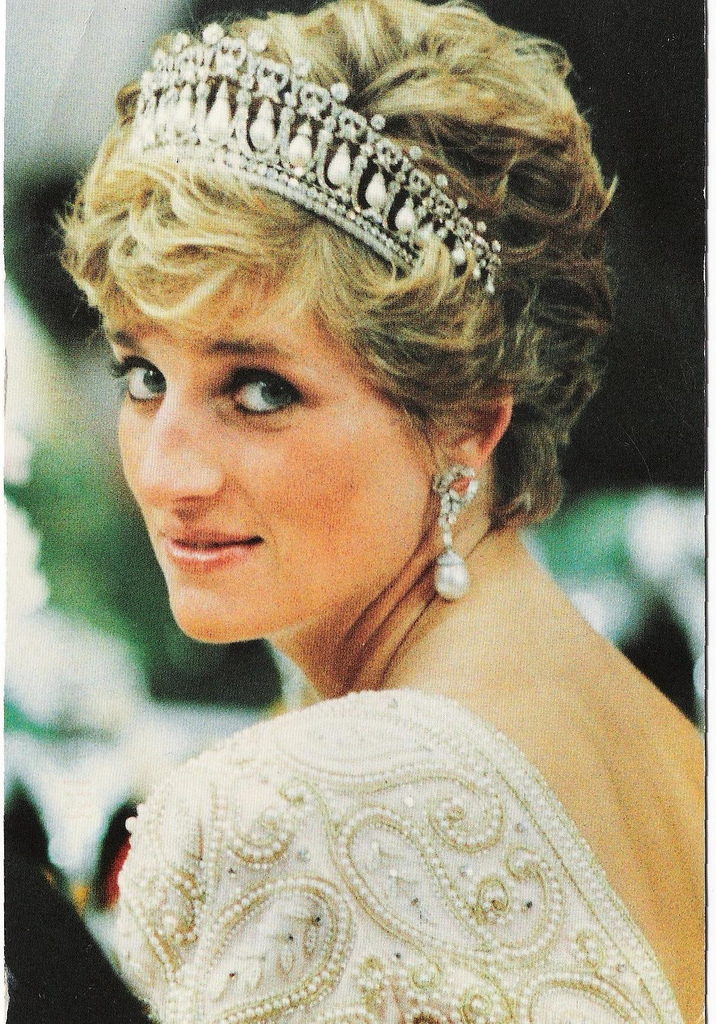
#> input picture Assets/diana.jpeg, 716 x 1024 px
$ python Chapter_6.py
#> lines starting #> are read from the running program, lines starting #| are printed output that depends on the picture
# CHAPTER 6 - Joining Images

import cv2
import numpy as np

def stackImages(scale, imgArray):
    rows = len(imgArray)
    cols = len(imgArray[0])
    rowsAvailable = isinstance(imgArray[0], list)
    width = imgArray[0][0].shape[1]
    height = imgArray[0][0].shape[0]
    if rowsAvailable:
        for x in range ( 0, rows):
            for y in range(0, cols):
                if imgArray[x][y].shape[:2] == imgArray[0][0].shape [:2]:
                    imgArray[x][y] = cv2.resize(imgArray[x][y], (0, 0), None, scale, scale)
                else:
                    imgArray[x][y] = cv2.resize(imgArray[x][y], (imgArray[0][0].shape[1], imgArray[0][0].shape[0]), None, scale, scale)
                if len(imgArray[x][y].shape) == 2: imgArray[x][y]= cv2.cvtColor( imgArray[x][y], cv2.COLOR_GRAY2BGR)
        imageBlank = np.zeros((height, width, 3), np.uint8)
        hor = [imageBlank]*rows
        hor_con = [imageBlank]*rows
        for x in range(0, rows):
            hor[x] = np.hstack(imgArray[x])
        ver = np.vstack(hor)
    else:
        for x in range(0, rows):
            if imgArray[x].shape[:2] == imgArray[0].shape[:2]:
                imgArray[x] = cv2.resize(imgArray[x], (0, 0), None, scale, scale)
            else:
                imgArray[x] = cv2.resize(imgArray[x], (imgArray[0].shape[1], imgArray[0].shape[0]), None,scale, scale)
            if len(imgArray[x].shape) == 2: imgArray[x] = cv2.cvtColor(imgArray[x], cv2.COLOR_GRAY2BGR)
        hor= np.hstack(imgArray)
        ver = hor
    return ver

img = cv2.imread("Assets/diana.jpeg")
#> img is the input picture: shape (1024, 716, 3); mean B, G, R 121.3, 147.4, 157.2

# Stacking images using above function - Images can have different channels
imgHor = stackImages(0.5, ([img, img, img]))  # Horizontally
#> in stackImages, `rows = len(imgArray)`: rows = 3
#> in stackImages, `cols = len(imgArray[0])`: cols = 1024
#> in stackImages, `rowsAvailable = isinstance(imgArray[0], list)`: rowsAvailable = False
#> after the loop in stackImages, `for x in range(0, rows):`: imgArray = 3 items
#> in stackImages, `hor= np.hstack(imgArray)`:
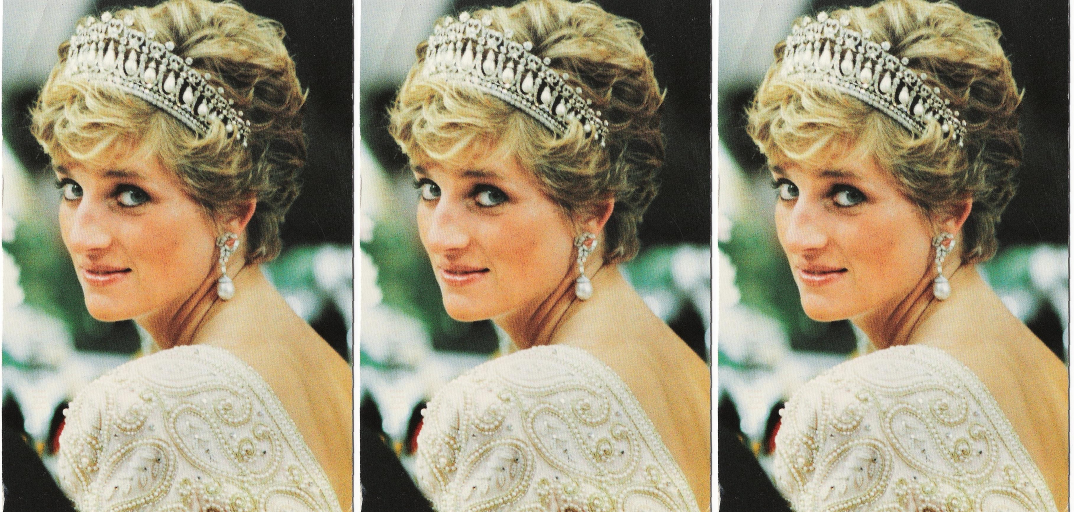
#> hor: shape (512, 1074, 3); mean of channels 0, 1, 2 121.5, 147.6, 157.3; drawn as B, G, R
imgHorVer = stackImages(0.5, ([img, img, img], [img, img, img]))  # Horizontally and vertically
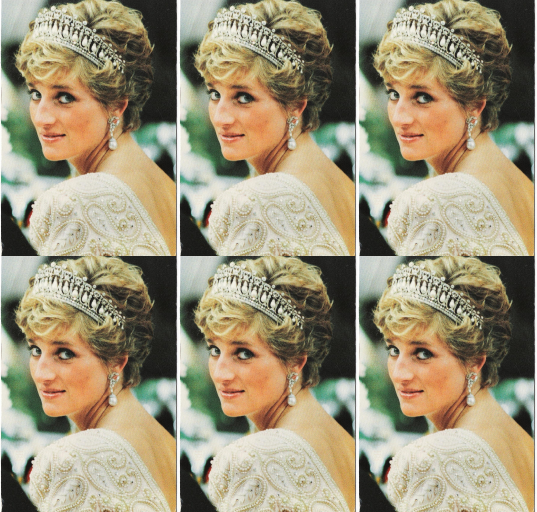
#> imgHorVer: shape (1024, 1074, 3) (shown at 1/2 size); mean B, G, R 121.5, 147.6, 157.3

'''
# Stacking images using numpy - However, cannot be resized and must share same number of channels.
imgHor = np.hstack((img, img))  # Horizontally
imgVer = np.vstack((img, img))  # Vertically

cv2.imshow("Horizontal", imgHor)
cv2.imshow("Vertical", imgVer)
'''

cv2.imshow("Image Stack Hor", imgHor)
cv2.imshow("Image Stack HorVer", imgHorVer)

cv2.waitKey(0)

$ run again, with Assets/cards.jpeg copied over Assets/diana.jpeg
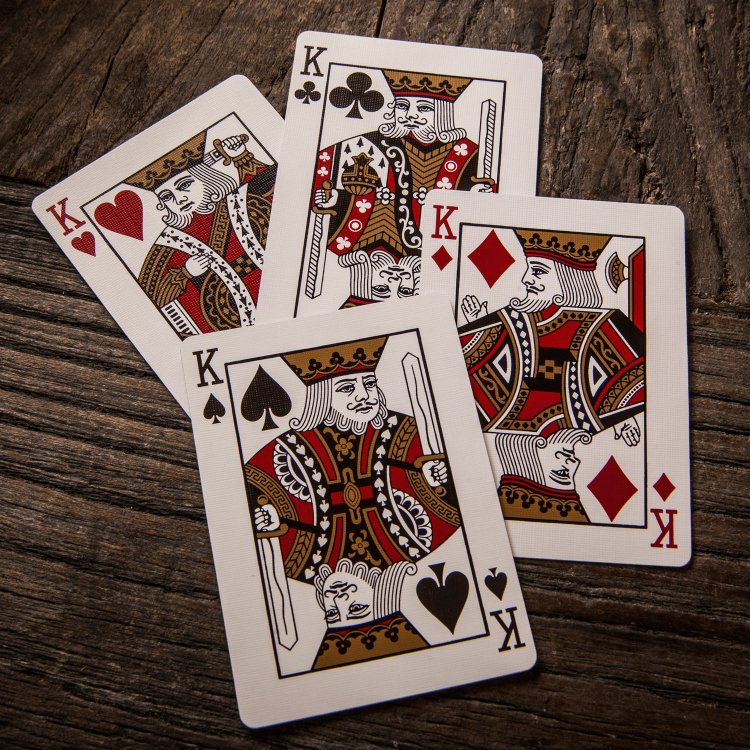
#> input picture Assets/cards.jpeg, 1500 x 1500 px (shown at 1/2 size)
#> img is the input picture: shape (1500, 1500, 3); mean B, G, R 80.3, 88.8, 108.2
#> rows = 3
#> cols = 1500
#> rowsAvailable = False
#> after the loop in stackImages, `for x in range(0, rows):`: imgArray = 3 items
#> in stackImages, `hor= np.hstack(imgArray)`:
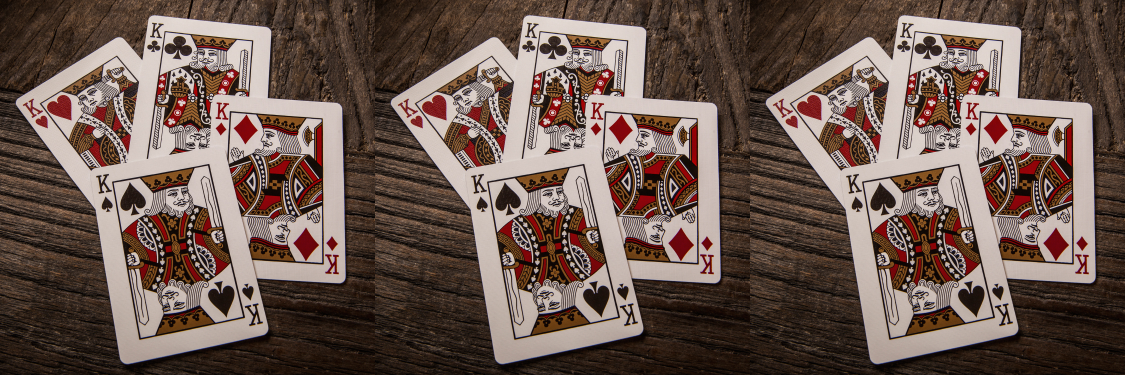
#> hor: shape (750, 2250, 3) (shown at 1/2 size); mean of channels 0, 1, 2 80.4, 88.9, 108.3; drawn as B, G, R
#> `imgHorVer = stackImages(0.5, ([img, img, img], [img, img, img]))`:
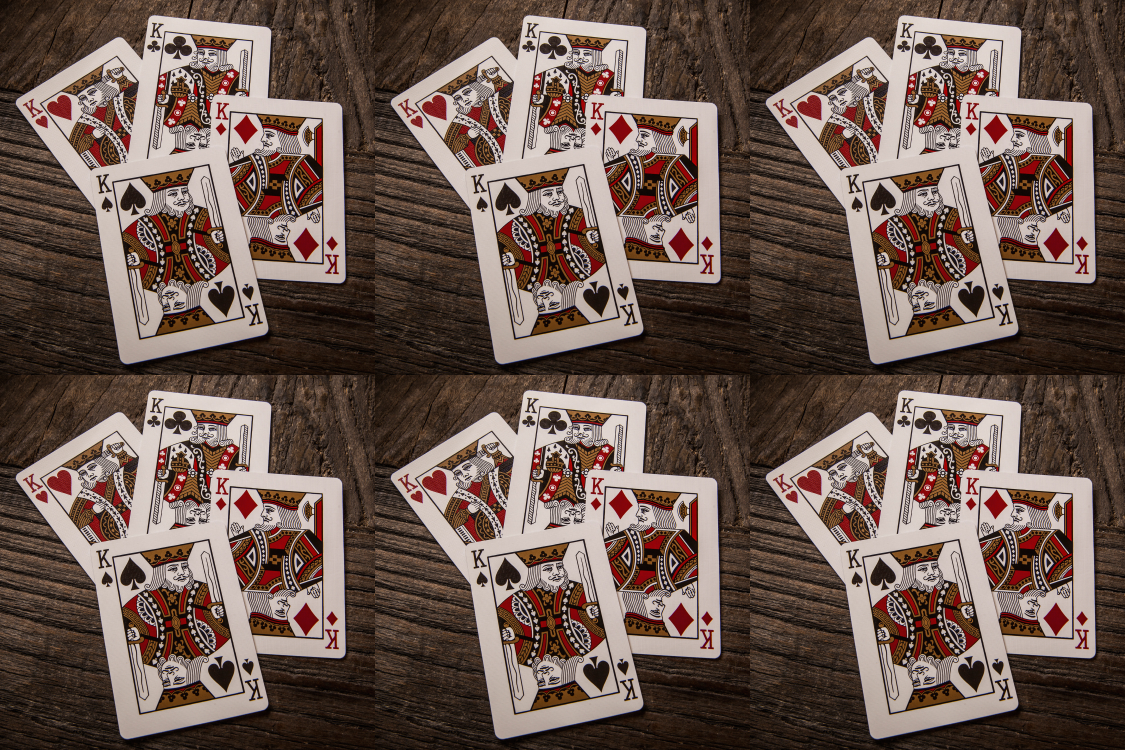
#> imgHorVer: shape (1500, 2250, 3) (shown at 1/2 size); mean B, G, R 80.4, 88.9, 108.3

$ run again, with Assets/group.jpeg copied over Assets/diana.jpeg
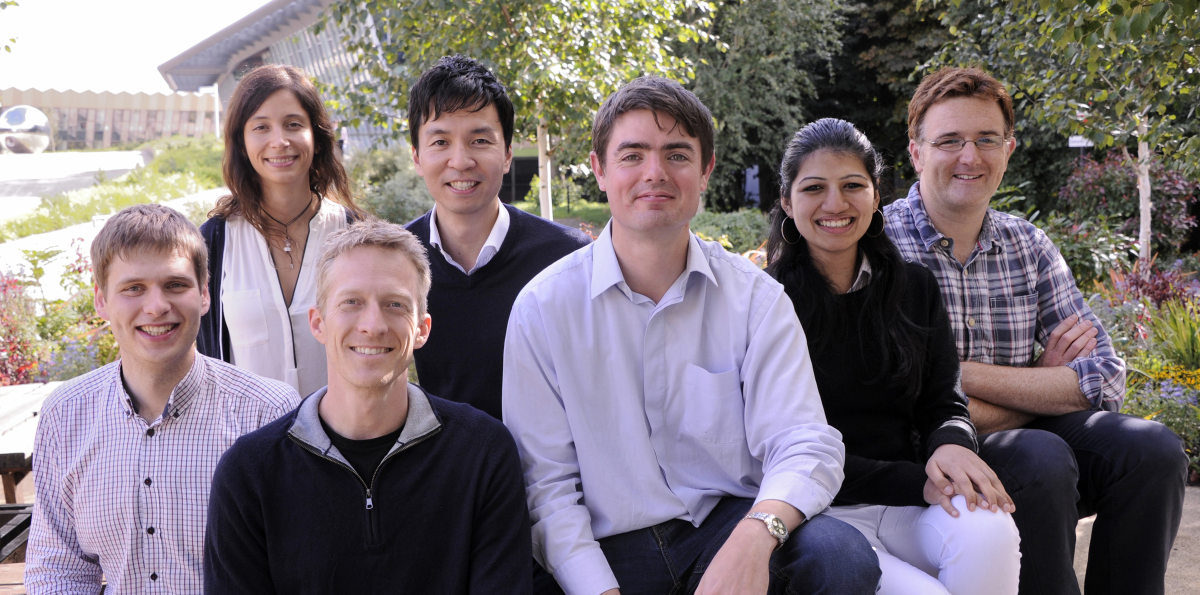
#> input picture Assets/group.jpeg, 2400 x 1189 px (shown at 1/2 size)
#> img is the input picture: shape (1189, 2400, 3); mean B, G, R 120.3, 114.8, 125.2
#> rows = 3
#> cols = 1189
#> rowsAvailable = False
#> after the loop in stackImages, `for x in range(0, rows):`: imgArray = 3 items
#> in stackImages, `hor= np.hstack(imgArray)`:
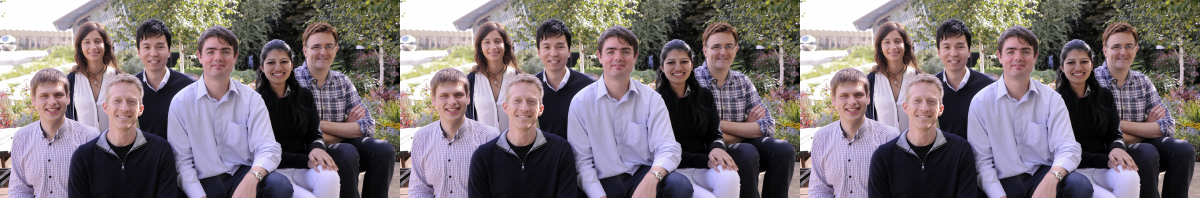
#> hor: shape (594, 3600, 3) (shown at 1/3 size); mean of channels 0, 1, 2 120.3, 114.8, 125.1; drawn as B, G, R
#> `imgHorVer = stackImages(0.5, ([img, img, img], [img, img, img]))`:
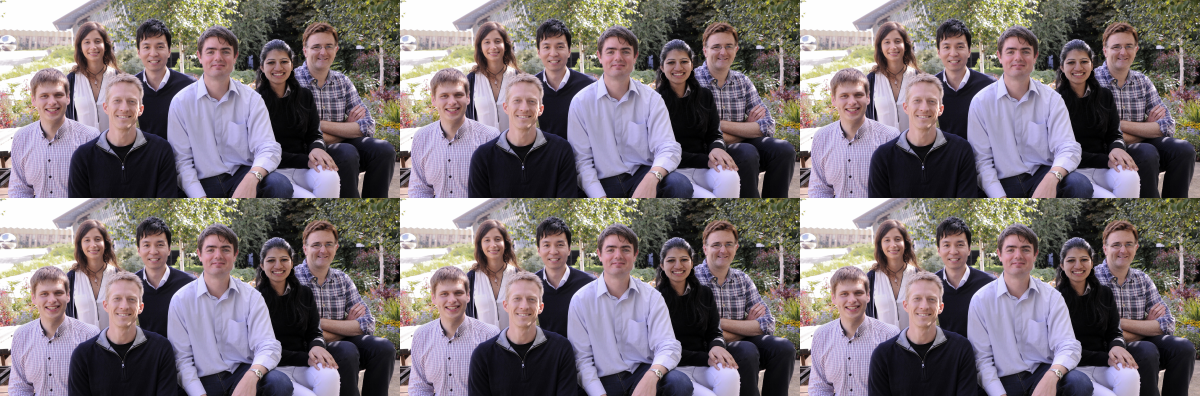
#> imgHorVer: shape (1188, 3600, 3) (shown at 1/3 size); mean B, G, R 120.2, 114.7, 125.1
